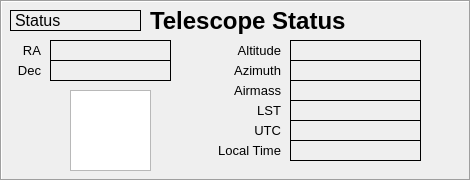
   <widget class="QFrame" name="frame_2">
    <property name="geometry">
     <rect>
      <x>390</x>
      <y>0</y>
      <width>471</width>
      <height>181</height>
     </rect>
    </property>
    <property name="frameShape">
     <enum>QFrame::Box</enum>
    </property>
    <property name="frameShadow">
     <enum>QFrame::Sunken</enum>
    </property>
    <widget class="QLabel" name="label_2">
     <property name="geometry">
      <rect>
       <x>150</x>
       <y>0</y>
       <width>261</width>
       <height>41</height>
      </rect>
     </property>
     <property name="font">
      <font>
       <family>Arial</family>
       <pointsize>18</pointsize>
       <weight>75</weight>
       <bold>true</bold>
      </font>
     </property>
     <property name="text">
      <string>Telescope Status</string>
     </property>
    </widget>
    <widget class="QGraphicsView" name="compass_graphicsView">
     <property name="geometry">
      <rect>
       <x>70</x>
       <y>90</y>
       <width>81</width>
       <height>81</height>
      </rect>
     </property>
     <property name="verticalScrollBarPolicy">
      <enum>Qt::ScrollBarAlwaysOff</enum>
     </property>
     <property name="horizontalScrollBarPolicy">
      <enum>Qt::ScrollBarAlwaysOff</enum>
     </property>
     <property name="interactive">
      <bool>false</bool>
     </property>
    </widget>
    <widget class="QLabel" name="label_5">
     <property name="geometry">
      <rect>
       <x>10</x>
       <y>40</y>
       <width>31</width>
       <height>21</height>
      </rect>
     </property>
     <property name="font">
      <font>
       <pointsize>10</pointsize>
      </font>
     </property>
     <property name="text">
      <string>RA</string>
     </property>
     <property name="alignment">
      <set>Qt::AlignRight|Qt::AlignTrailing|Qt::AlignVCenter</set>
     </property>
    </widget>
    <widget class="QLabel" name="label_6">
     <property name="geometry">
      <rect>
       <x>10</x>
       <y>60</y>
       <width>31</width>
       <height>21</height>
      </rect>
     </property>
     <property name="font">
      <font>
       <pointsize>10</pointsize>
      </font>
     </property>
     <property name="text">
      <string>Dec</string>
     </property>
     <property name="alignment">
      <set>Qt::AlignRight|Qt::AlignTrailing|Qt::AlignVCenter</set>
     </property>
    </widget>
    <widget class="QLabel" name="label_7">
     <property name="geometry">
      <rect>
       <x>170</x>
       <y>120</y>
       <width>111</width>
       <height>21</height>
      </rect>
     </property>
     <property name="font">
      <font>
       <pointsize>10</pointsize>
      </font>
     </property>
     <property name="layoutDirection">
      <enum>Qt::RightToLeft</enum>
     </property>
     <property name="text">
      <string>UTC</string>
     </property>
     <property name="alignment">
      <set>Qt::AlignRight|Qt::AlignTrailing|Qt::AlignVCenter</set>
     </property>
    </widget>
    <widget class="QLabel" name="label_8">
     <property name="geometry">
      <rect>
       <x>180</x>
       <y>40</y>
       <width>101</width>
       <height>21</height>
      </rect>
     </property>
     <property name="font">
      <font>
       <pointsize>10</pointsize>
      </font>
     </property>
     <property name="layoutDirection">
      <enum>Qt::RightToLeft</enum>
     </property>
     <property name="text">
      <string>Altitude</string>
     </property>
     <property name="alignment">
      <set>Qt::AlignRight|Qt::AlignTrailing|Qt::AlignVCenter</set>
     </property>
    </widget>
    <widget class="QLabel" name="label_9">
     <property name="geometry">
      <rect>
       <x>180</x>
       <y>60</y>
       <width>101</width>
       <height>21</height>
      </rect>
     </property>
     <property name="font">
      <font>
       <pointsize>10</pointsize>
      </font>
     </property>
     <property name="layoutDirection">
      <enum>Qt::RightToLeft</enum>
     </property>
     <property name="text">
      <string>Azimuth</string>
     </property>
     <property name="alignment">
      <set>Qt::AlignRight|Qt::AlignTrailing|Qt::AlignVCenter</set>
     </property>
    </widget>
    <widget class="QLabel" name="label_10">
     <property name="geometry">
      <rect>
       <x>150</x>
       <y>140</y>
       <width>131</width>
       <height>21</height>
      </rect>
     </property>
     <property name="font">
      <font>
       <pointsize>10</pointsize>
      </font>
     </property>
     <property name="layoutDirection">
      <enum>Qt::RightToLeft</enum>
     </property>
     <property name="text">
      <string>Local Time</string>
     </property>
     <property name="alignment">
      <set>Qt::AlignRight|Qt::AlignTrailing|Qt::AlignVCenter</set>
     </property>
    </widget>
    <widget class="QLabel" name="label_11">
     <property name="geometry">
      <rect>
       <x>150</x>
       <y>80</y>
       <width>131</width>
       <height>21</height>
      </rect>
     </property>
     <property name="font">
      <font>
       <pointsize>10</pointsize>
      </font>
     </property>
     <property name="layoutDirection">
      <enum>Qt::RightToLeft</enum>
     </property>
     <property name="text">
      <string>Airmass</string>
     </property>
     <property name="alignment">
      <set>Qt::AlignRight|Qt::AlignTrailing|Qt::AlignVCenter</set>
     </property>
    </widget>
    <widget class="QLabel" name="label_12">
     <property name="geometry">
      <rect>
       <x>170</x>
       <y>100</y>
       <width>111</width>
       <height>21</height>
      </rect>
     </property>
     <property name="font">
      <font>
       <pointsize>10</pointsize>
      </font>
     </property>
     <property name="layoutDirection">
      <enum>Qt::RightToLeft</enum>
     </property>
     <property name="text">
      <string>LST</string>
     </property>
     <property name="alignment">
      <set>Qt::AlignRight|Qt::AlignTrailing|Qt::AlignVCenter</set>
     </property>
    </widget>
    <widget class="QLabel" name="status_label">
     <property name="geometry">
      <rect>
       <x>10</x>
       <y>10</y>
       <width>131</width>
       <height>21</height>
      </rect>
     </property>
     <property name="font">
      <font>
       <pointsize>12</pointsize>
      </font>
     </property>
     <property name="frameShape">
      <enum>QFrame::Box</enum>
     </property>
     <property name="text">
      <string>Status</string>
     </property>
    </widget>
    <widget class="QLabel" name="local_time_label">
     <property name="geometry">
      <rect>
       <x>290</x>
       <y>140</y>
       <width>131</width>
       <height>21</height>
      </rect>
     </property>
     <property name="font">
      <font>
       <pointsize>12</pointsize>
      </font>
     </property>
     <property name="frameShape">
      <enum>QFrame::Box</enum>
     </property>
     <property name="text">
      <string/>
     </property>
    </widget>
    <widget class="QLabel" name="utc_label">
     <property name="geometry">
      <rect>
       <x>290</x>
       <y>120</y>
       <width>131</width>
       <height>21</height>
      </rect>
     </property>
     <property name="font">
      <font>
       <pointsize>12</pointsize>
      </font>
     </property>
     <property name="frameShape">
      <enum>QFrame::Box</enum>
     </property>
     <property name="text">
      <string/>
     </property>
    </widget>
    <widget class="QLabel" name="lst_label">
     <property name="geometry">
      <rect>
       <x>290</x>
       <y>100</y>
       <width>131</width>
       <height>21</height>
      </rect>
     </property>
     <property name="font">
      <font>
       <pointsize>12</pointsize>
      </font>
     </property>
     <property name="frameShape">
      <enum>QFrame::Box</enum>
     </property>
     <property name="text">
      <string/>
     </property>
    </widget>
    <widget class="QLabel" name="airmass_label">
     <property name="geometry">
      <rect>
       <x>290</x>
       <y>80</y>
       <width>131</width>
       <height>21</height>
      </rect>
     </property>
     <property name="font">
      <font>
       <pointsize>12</pointsize>
      </font>
     </property>
     <property name="frameShape">
      <enum>QFrame::Box</enum>
     </property>
     <property name="text">
      <string/>
     </property>
    </widget>
    <widget class="QLabel" name="az_label">
     <property name="geometry">
      <rect>
       <x>290</x>
       <y>60</y>
       <width>131</width>
       <height>21</height>
      </rect>
     </property>
     <property name="font">
      <font>
       <pointsize>12</pointsize>
      </font>
     </property>
     <property name="frameShape">
      <enum>QFrame::Box</enum>
     </property>
     <property name="text">
      <string/>
     </property>
    </widget>
    <widget class="QLabel" name="alt_label">
     <property name="geometry">
      <rect>
       <x>290</x>
       <y>40</y>
       <width>131</width>
       <height>21</height>
      </rect>
     </property>
     <property name="font">
      <font>
       <pointsize>12</pointsize>
      </font>
     </property>
     <property name="frameShape">
      <enum>QFrame::Box</enum>
     </property>
     <property name="text">
      <string/>
     </property>
    </widget>
    <widget class="QLabel" name="ra_label">
     <property name="geometry">
      <rect>
       <x>50</x>
       <y>40</y>
       <width>121</width>
       <height>21</height>
      </rect>
     </property>
     <property name="font">
      <font>
       <pointsize>12</pointsize>
      </font>
     </property>
     <property name="frameShape">
      <enum>QFrame::Box</enum>
     </property>
     <property name="text">
      <string/>
     </property>
    </widget>
    <widget class="QLabel" name="dec_label">
     <property name="geometry">
      <rect>
       <x>50</x>
       <y>60</y>
       <width>121</width>
       <height>21</height>
      </rect>
     </property>
     <property name="font">
      <font>
       <pointsize>12</pointsize>
      </font>
     </property>
     <property name="frameShape">
      <enum>QFrame::Box</enum>
     </property>
     <property name="text">
      <string/>
     </property>
    </widget>
   </widget>
